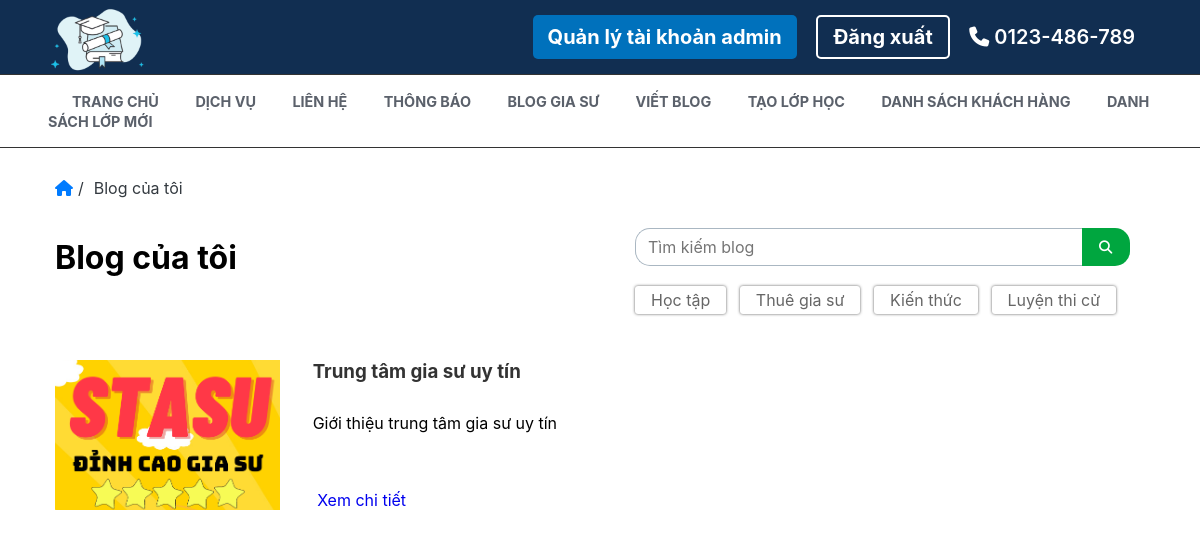
Page /home/my_blog/ (signed in) on the committed database.
### tables this page shows
CREATE TABLE `blog` (
  `id` bigint(20) NOT NULL,
  `user_id` bigint(20) NOT NULL,
  `type` tinyint(1) NOT NULL,
  `title` varchar(250) NOT NULL,
  `image` varchar(100) NOT NULL,
  `description` text NOT NULL,
  `content` text NOT NULL,
  `created_at` timestamp NOT NULL DEFAULT current_timestamp()
);

### src/core/Controllers.php (called while the page is built, shortened)
<?php
    class Controllers{
        protected function view($template,$view,$name_page,$data=[]){
            $actual_link = $this->getUrl();
            require_once "./src/views/template/". $template .".php";
        }
        protected function getUrl(){
            if ("$_SERVER[HTTP_HOST]" == "localhost"){
                return "/web_gia_su";
            }
            return "http://$_SERVER[HTTP_HOST]";
        }
    }
?>

### src/core/App.php (called while the page is built, shortened)
<?php
class App{
    private $url = [];
    private $controller = "home";
    private $action = "read";
    function __construct() {
        $this->route = $this->url?array_values($this->url):[];
        call_user_func([$this->controller, $this->action], $this->route);
    }
    public function ConvertUrl(){
        if(isset($_GET['url'])){
            $this->url = explode("/", trim($_GET['url']));
        }
    }
    public function getController(){
        if (isset($this->url[0])){
            if (file_exists("./src/controllers/". strtolower($this->url[0]) .".php")){
                $this->controller = strtolower($this->url[0]);
            }else{
                $this->controller = "home";
            }
        }
        $this->controller = new $this->controller;
    }
    public function getAction(){
        if (isset($this->url[1])){
            if (method_exists($this->controller, strtolower($this->url[1]))){
                $this->action = strtolower($this->url[1]);
            }else{
                $this->action = "errors";
            }
        }
    }
}
?>

### index.php (called while the page is built, shortened)
<?php
    $app = new App();
?>

### src/core/ConnectDB.php (called while the page is built, shortened)
<?php
    class ConnectDB{
        private $hostname = 'db4';
        private $user = 'root';
        private $password = 'mypassword';
        private $nameDB = 'testdb';
        function __construct(){
            $this->connection = mysqli_connect("$this->hostname","$this->user","$this->password","$this->nameDB");
        }
    }
?>

### src/models/blogModels.php (called while the page is built, shortened)
<?php
class blogModels extends ConnectDB{
    function selectValuesById($search){
        $type   = $_SESSION['lever'];
        $id     = $_SESSION['id'];
        $sql    = "SELECT * FROM `blog` WHERE `user_id` = '$id' AND `type` = '$type' AND `title` like '%$search%' ORDER BY `created_at` DESC";
        $blogs = mysqli_query($this->connection,$sql);
        return $blogs;
    }
}

### src/views/content/myBlog.php (the view, shortened to what this page needs)
<link rel="stylesheet" href="<?php echo $actual_link ?>/public/css/blog.css">
<section class="container-main">
        <div class="container">
            <nav>
                <ol class="my-home">
                    <li class="breadcumb-item">
                        <a href="<?php echo $actual_link ?>/home/read"><i class="fa-solid fa-house"></i></a>
                    </li>
                    <span>/</span>
                    <li class="breadcumb-item">
                        <span>Blog của tôi</span>
                    </li>
                </ol>
            </nav>
        </div>
        <div class="form">
            <div class="text-heading">
                <h1>Blog của tôi</h1>
            </div>
            <div class="form-fill">
                <div class="form-all">
                    <input id="search-input" type="search" class="search-input" size="35px" placeholder="Tìm kiếm blog" value="<?php echo $data[0]?>">
                    <a id="search" href="my_blog&search=">
                        <button class="search-btn"><i class="icon-search fa-solid fa-magnifying-glass"></i></button>
                    </a>
                </div>
                <div class="category-box-group">
                    <div class="category-box-item">
                        <a href="#">
                            <h3 class="category-title">Học tập</h3>
                        </a>
                    </div>
                    <div class="category-box-item">
                        <a href="#">
                            <h3 class="category-title">Thuê gia sư</h3>
                        </a>
                    </div>
                    <div class="category-box-item">
                        <a href="#">
                            <h3 class="category-title">Kiến thức</h3>
                        </a>
                    </div>
                    <div class="category-box-item">
                        <a href="#">
                            <h3 class="category-title">Luyện thi cử</h3>
                        </a>
                    </div>
                </div>
            </div>
        </div>
        <div class="general">
            <?php $count = 0  ?>
            <?php foreach ($data[1] as $blog) { $count++; ?>
                <div class="content-block">
                    <a href="<?php echo $actual_link ?>/home/view_blog/<?php echo $blog['id']?>" class="content-img">
                        <img src="<?php echo $actual_link ?>/public/images/blog/<?php echo $blog['image'] ?>" alt="">
                    </a>
                    <div class="content-disc">
                        <a href="<?php echo $actual_link ?>/home/view_blog/<?php echo $blog['id']?>"><h3 class="disc-title mb-30">
                            <?php echo $blog['title'] ?>
                        </h3></a>
                        <div class="disc-disc mb-30 text-justify fix-size">
                            <?php echo $blog['description'] ?>
                        </div>
                        <div class="disc-more-detail">
                            <a href="<?php echo $actual_link ?>/home/view_blog/<?php echo $blog['id']?>" class="disc-detail mr-20">
                                Xem chi tiết
                            </a>
                        </div>
                    </div>
                </div>
            <?php } ?>
        </div>
    </section>

### public/css/blog.css (style rules this page uses)
* { font-family :-apple-system,BlinkMacSystemFont,"Segoe UI",Roboto,"Helvetica Neue",Arial,sans-serif,"Apple Color Emoji","Segoe UI Emoji","Segoe UI Symbol"; margin: 0; padding: 0; box-sizing: border-box; outline: none; border: 0; text-decoration: none; list-style: none; transition: all .3s ease; max-width: 100%; }
html { scroll-behavior: smooth; }
:root { --main-color: #be9c79; --black-color: #333; --white-color: #fff; --light-color: #666; --border-color: .1rem solid var(--black-color); --box-shadow: 0 .5rem 1rem rgba(0,0,0,.1); --blue-head: #112e51; --blue: #007bff; --pink: #e83e8c; --red: #dc3545; --orange: #fd7e14; --yellow: #ffc107; --green: #28a745; --teal: #20c997; --cyan: #17a2b8; --white: #fff; --gray: #6c757d; --gray-dark: #343a40; --primary: #0071bc; --secondary: #6c757d; --success: #28a745; --info: #17a2b8; --warning: #ffc107; --danger: #dc3545; --light: #f8f9fa; --dark: #343a40; --black: #212529; --color-text: #5b616b; --font-family-sans-serif: -apple-system,BlinkMacSystemFont,"Segoe UI",Roboto,"Helvetica Neue",Arial,sans-serif,"Apple Color Emoji","Segoe UI Emoji","Segoe UI Symbol"; --font-family-monospace: SFMono-Regular,Menlo,Monaco,Consolas,"Liberation Mono","Courier New",monospace; }
.mb-30 { margin-bottom: 30px; }
.mr-20 { margin-right: 20px; }
.text-justify { text-align: justify; }
.container-main { min-height: 100vh; max-width: 100%; padding-right: 15px; padding-left: 15px; margin-left: auto; margin-right: auto; }
.container { max-width: 100%; }
.container .my-home { display: flex; color: var(--dark); padding: 30px; margin-left: 10px; }
.container .my-home span { margin:0 5px; }
.container .my-home a { color: var(--blue); }
.form { display: flex; }
.form .text-heading { position: relative; padding: 10px; margin-left: 30px; }
.form .text-heading h1 { font-size: 32px; }
.form .form-fill { position: relative; max-width: 100%; margin-left: 400px; }
.form .form-all { display: flex; justify-content: center; flex-wrap: nowrap; }
.form .search-input { max-width: 400px; padding-left: 0.75rem; font-size: 1rem; height: 38px; display: inline-block; color: #333; background-color: #fff; background-clip: padding-box; border: 1px solid #aab7c2; border-right: none; border-radius: 15px; border-bottom-right-radius: 0; border-top-right-radius: 0; }
.form .search-btn { background: #00a63f; border: 0; border-radius: 15px; color: #fff; display: inline-block; text-align: center; border-bottom-left-radius: 0; border-top-left-radius: 0; height: 38px; margin: 0; padding: 0; width: 3rem; cursor: pointer; }
.form .category-box-group { display: flex; justify-content: space-between; margin-top: 20px; }
.form .category-box-group .category-box-item { box-shadow: 0 0 3px 0 rgb(47 47 47 / 80%); background: #fff; border: 0; border-radius: 3px; margin-right: 0.85rem; display: inline-block; margin-bottom: 1rem; }
.form .category-box-group .category-box-item a { padding: 0.25rem 1rem; display: inline-block; color: #666; border-radius: 5px; }
.form .category-box-group .category-box-item .category-title { font-size: 1rem; font-weight: 400; margin-bottom: 0; }
.content-block { display: flex; padding: 30px; margin: 0 10px; }
.content-block .content-img img { width: 225px; object-fit: cover; object-position: center; height: 150px; margin-right: 120px; }
.content-block .content-disc { margin-right: 50px; }
.content-block .content-disc-title .disc-disc, .content-block .content-disc .disc-title { color: #333; }
.form .text-heading { width: 300px; }
.form .search-input { width: 100%; max-width: 100%; }
.form .form-fill { margin-left: calc(100% - 880px); }
.fix-size { height: 47px; overflow: hidden; }
.content-block .content-disc { width: 100%; margin-left: 10px; }

### rows in the picture
blog: image (picture), title "Trung tâm gia sư uy tín", description "Giới thiệu trung tâm gia sư uy tín"
